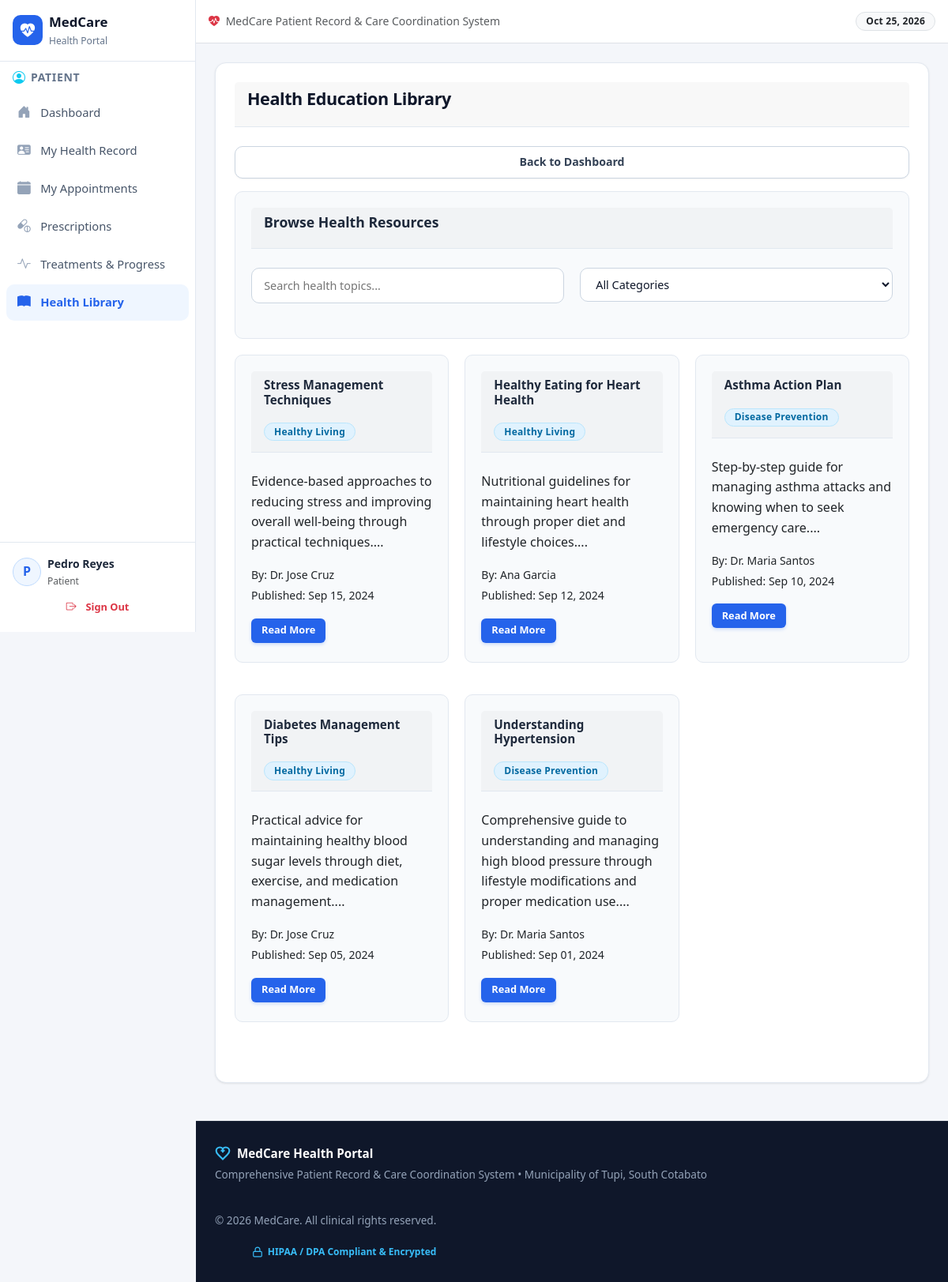
The page /pages/patient/health_education.php (signed in) on the database its author committed.
### tables this page shows
CREATE TABLE IF NOT EXISTS `health_education` (
  `resource_id` int NOT NULL AUTO_INCREMENT,
  `title` varchar(255) NOT NULL,
  `category` varchar(100) NOT NULL,
  `content` text NOT NULL,
  `summary` text,
  `author` varchar(100) DEFAULT NULL,
  `status` enum('draft','published','archived') DEFAULT 'draft',
  `published_date` date DEFAULT NULL,
  `created_by` int NOT NULL,
  `created_at` timestamp NULL DEFAULT CURRENT_TIMESTAMP,
  `updated_at` timestamp NULL DEFAULT CURRENT_TIMESTAMP ON UPDATE CURRENT_TIMESTAMP,
  PRIMARY KEY (`resource_id`),
  KEY `created_by` (`created_by`),
  KEY `idx_category` (`category`),
  KEY `idx_status` (`status`)
);

### includes/auth.php (called while the page is built, shortened)
<?php
function isLoggedIn() {
    return isset($_SESSION['user_id']) && isset($_SESSION['role']);
}
?>

### pages/patient/health_education.php (the view, shortened to what this page needs)
<?php
require_once __DIR__ . '/../../includes/auth.php';
require_once __DIR__ . '/../../includes/header.php';
$database = new Database();
$conn = $database->getConnection();
$search = isset($_GET['search']) ? sanitizeInput($_GET['search']) : '';
$query = "
    SELECT he.*, u.full_name as author_name
    FROM health_education he
    JOIN users u ON he.created_by = u.user_id
    WHERE he.status = 'published'
";
$params = [];
$query .= " ORDER BY he.published_date DESC, he.created_at DESC";
$stmt = $conn->prepare($query);
$stmt->execute($params);
$resources = $stmt->fetchAll();
?>
<div class="card">
    <div class="card-header">
        <h2>Health Education Library</h2>
    </div>
    <div class="card-body">
        <div class="btn-group" style="margin-bottom: 1rem;">
            <a href="<?php echo BASE_URL; ?>/pages/patient/dashboard.php" class="btn btn-secondary">Back to Dashboard</a>
        </div>
        <div class="card">
            <div class="card-header">
                <h3>Browse Health Resources</h3>
            </div>
            <div class="card-body">
                <div class="form-row">
                    <div class="form-group">
                        <form method="GET" action="">
                            <input type="text" name="search" placeholder="Search health topics..." value="<?php echo htmlspecialchars($search); ?>">
                        </form>
                    </div>
                    <div class="form-group">
                        <form method="GET" action="">
                            <select name="category" onchange="this.form.submit()">
                                <option value="">All Categories</option>
                            </select>
                        </form>
                    </div>
                </div>
            </div>
        </div>
        <?php if (empty($resources)): ?>
            <div class="empty-state">
                <p>No health education resources found.</p>
            </div>
        <?php else: ?>
            <div class="dashboard-grid">
                <?php foreach ($resources as $resource): ?>
                    <div class="card">
                        <div class="card-header">
                            <h4><?php echo htmlspecialchars($resource['title'] ?? ''); ?></h4>
                            <span class="badge badge-info"><?php echo htmlspecialchars($resource['category'] ?? ''); ?></span>
                        </div>
                        <div class="card-body">
                            <?php if ($resource['summary']): ?>
                                <p><?php echo htmlspecialchars(substr($resource['summary'], 0, 150)) . '...'; ?></p>
                            <?php else: ?>
                                <p><?php echo htmlspecialchars(substr($resource['content'], 0, 150)) . '...'; ?></p>
                            <?php endif; ?>
                            <div style="margin-top: 1rem;">
                                <small>By: <?php echo htmlspecialchars($resource['author'] ?? $resource['author_name']); ?></small><br>
                                <small>Published: <?php echo $resource['published_date'] ? date('M d, Y', strtotime($resource['published_date'])) : date('M d, Y', strtotime($resource['created_at'])); ?></small>
                            </div>
                            <div style="margin-top: 1rem;">
                                <a href="<?php echo BASE_URL; ?>/pages/patient/view_health_education.php?id=<?php echo $resource['resource_id']; ?>" class="btn btn-primary btn-sm">Read More</a>
                            </div>
                        </div>
                    </div>
                <?php endforeach; ?>
            </div>
        <?php endif; ?>
    </div>
</div>
<?php require_once __DIR__ . '/../../includes/footer.php'; ?>

### includes/header.php (shortened to what this page needs)
<?php
require_once __DIR__ . '/auth.php';
$current_script = basename($_SERVER['PHP_SELF'] ?? '');
$user_role = $_SESSION['role'] ?? '';
$user_name = $_SESSION['full_name'] ?? 'User';
$user_initials = strtoupper(substr($user_name, 0, 1));
?>
<!DOCTYPE html>
<html lang="en">
<head>
    <link rel="stylesheet" href="<?php echo BASE_URL; ?>/assets/vendor/bootstrap/css/bootstrap.min.css">
    <link rel="stylesheet" href="https://cdn.jsdelivr.net/npm/bootstrap-icons@1.11.3/font/bootstrap-icons.min.css">
    <link rel="stylesheet" href="<?php echo BASE_URL; ?>/assets/css/style.css">
</head>
<body>
<?php if (isLoggedIn()): ?>
<div class="d-flex" id="wrapper">
    <nav id="sidebar" class="sidebar d-flex flex-column flex-shrink-0 p-0">
        <a href="<?php echo BASE_URL; ?>" class="sidebar-brand d-flex align-items-center px-3 py-3 text-decoration-none">
            <div class="sidebar-brand-icon me-2">
                <i class="bi bi-heart-pulse-fill"></i>
            </div>
            <div class="sidebar-brand-text">
                <span class="fw-bold">MedCare</span>
                <small class="d-block text-truncate">Health Portal</small>
            </div>
        </a>
        <hr class="sidebar-divider m-0">
        <div class="px-3 py-2">
            <div class="sidebar-role-label">
                <?php if ($user_role === 'doctor'): ?>
                    <i class="bi bi-person-badge-fill text-primary"></i> <span class="text-uppercase small fw-semibold">Physician</span>
                <?php elseif ($user_role === 'staff'): ?>
                    <i class="bi bi-person-workspace text-success"></i> <span class="text-uppercase small fw-semibold">Staff</span>
                <?php else: ?>
                    <i class="bi bi-person-circle text-info"></i> <span class="text-uppercase small fw-semibold">Patient</span>
                <?php endif; ?>
            </div>
        </div>
        <ul class="nav flex-column px-2 flex-grow-1">
            <?php if ($user_role === 'doctor'): ?>
                <li class="nav-item">
                    <a class="nav-link sidebar-link <?php echo in_array($current_script, ['dashboard.php']) ? 'active' : ''; ?>" href="<?php echo BASE_URL; ?>/pages/doctor/dashboard.php">
                        <i class="bi bi-house-door-fill"></i> <span>Dashboard</span>
                    </a>
                </li>
                <li class="nav-item">
                    <a class="nav-link sidebar-link <?php echo in_array($current_script, ['calendar.php','new_appointment.php']) ? 'active' : ''; ?>" href="<?php echo BASE_URL; ?>/pages/doctor/calendar.php">
                        <i class="bi bi-calendar-fill"></i> <span>Calendar</span>
                    </a>
                </li>
                <li class="nav-item">
                    <a class="nav-link sidebar-link <?php echo in_array($current_script, ['patients.php','new_patient.php','view_patient.php','set_priority.php']) ? 'active' : ''; ?>" href="<?php echo BASE_URL; ?>/pages/doctor/patients.php">
                        <i class="bi bi-people-fill"></i> <span>Patients</span>
                    </a>
                </li>
                <li class="nav-item">
                    <a class="nav-link sidebar-link <?php echo in_array($current_script, ['new_consultation.php','consultation_diagnosis.php','view_consultation.php']) ? 'active' : ''; ?>" href="<?php echo BASE_URL; ?>/pages/doctor/new_consultation.php">
                        <i class="bi bi-file-earmark-medical-fill"></i> <span>Consultations</span>
                    </a>
                </li>
                <li class="nav-item">
                    <a class="nav-link sidebar-link <?php echo in_array($current_script, ['prescriptions.php','new_prescription.php','view_prescription.php']) ? 'active' : ''; ?>" href="<?php echo BASE_URL; ?>/pages/doctor/prescriptions.php">
                        <i class="bi bi-capsule-pill"></i> <span>Prescriptions</span>
                    </a>
                </li>
                <li class="nav-item">
                    <a class="nav-link sidebar-link <?php echo in_array($current_script, ['treatment_progress_list.php','treatment_progress.php']) ? 'active' : ''; ?>" href="<?php echo BASE_URL; ?>/pages/doctor/treatment_progress_list.php">
                        <i class="bi bi-activity"></i> <span>Treatment Progress</span>
                    </a>
                </li>
                <li class="nav-item">
                    <a class="nav-link sidebar-link <?php echo in_array($current_script, ['communication.php']) ? 'active' : ''; ?>" href="<?php echo BASE_URL; ?>/pages/doctor/communication.php">
                        <i class="bi bi-chat-dots-fill"></i> <span>Team Messages</span>
                    </a>
                </li>
            <?php elseif ($user_role === 'patient'): ?>
                <li class="nav-item">
                    <a class="nav-link sidebar-link <?php echo in_array($current_script, ['dashboard.php']) ? 'active' : ''; ?>" href="<?php echo BASE_URL; ?>/pages/patient/dashboard.php">
                        <i class="bi bi-house-door-fill"></i> <span>Dashboard</span>
                    </a>
                </li>
                <li class="nav-item">
                    <a class="nav-link sidebar-link <?php echo in_array($current_script, ['my_info.php']) ? 'active' : ''; ?>" href="<?php echo BASE_URL; ?>/pages/patient/my_info.php">
                        <i class="bi bi-person-vcard-fill"></i> <span>My Health Record</span>
                    </a>
                </li>
                <li class="nav-item">
                    <a class="nav-link sidebar-link <?php echo in_array($current_script, ['appointments.php']) ? 'active' : ''; ?>" href="<?php echo BASE_URL; ?>/pages/patient/appointments.php">
                        <i class="bi bi-calendar-fill"></i> <span>My Appointments</span>
                    </a>
                </li>
                <li class="nav-item">
                    <a class="nav-link sidebar-link <?php echo in_array($current_script, ['prescriptions.php','view_prescription.php']) ? 'active' : ''; ?>" href="<?php echo BASE_URL; ?>/pages/patient/prescriptions.php">
                        <i class="bi bi-capsule-pill"></i> <span>Prescriptions</span>
                    </a>
                </li>
                <li class="nav-item">
                    <a class="nav-link sidebar-link <?php echo in_array($current_script, ['my_treatments.php']) ? 'active' : ''; ?>" href="<?php echo BASE_URL; ?>/pages/patient/my_treatments.php">
                        <i class="bi bi-activity"></i> <span>Treatments &amp; Progress</span>
                    </a>
                </li>
                <li class="nav-item">
                    <a class="nav-link sidebar-link <?php echo in_array($current_script, ['health_education.php','view_health_education.php']) ? 'active' : ''; ?>" href="<?php echo BASE_URL; ?>/pages/patient/health_education.php">
                        <i class="bi bi-book-fill"></i> <span>Health Library</span>
                    </a>
                </li>
            <?php endif; ?>
        </ul>
        <hr class="sidebar-divider m-0">
        <div class="sidebar-footer px-3 py-3">
            <div class="d-flex align-items-center gap-2 mb-2">
                <div class="sidebar-avatar"><?php echo $user_initials; ?></div>
                <div class="overflow-hidden">
                    <div class="fw-semibold text-truncate small"><?php echo htmlspecialchars($user_name); ?></div>
                    <div class="text-xs text-muted"><?php echo ucfirst($user_role); ?></div>
                </div>
            </div>
            <a href="<?php echo BASE_URL; ?>/pages/auth/logout.php" class="btn btn-outline-danger btn-sm w-100">
                <i class="bi bi-box-arrow-right me-1"></i> Sign Out
            </a>
        </div>
    </nav>
    <div id="page-content-wrapper" class="flex-grow-1 d-flex flex-column min-vh-100">
        <nav class="top-navbar navbar navbar-expand-lg border-bottom px-3 py-2">
            <span class="navbar-text text-muted small">
                <i class="bi bi-heart-pulse-fill text-danger me-1"></i>
                MedCare Patient Record &amp; Care Coordination System
            </span>
            <div class="ms-auto d-flex align-items-center gap-2">
                <span class="badge bg-light text-dark border"><?php echo date('M d, Y'); ?></span>
            </div>
        </nav>
        <main class="main-content flex-grow-1 p-3 p-md-4">
<?php else: ?>
<div id="auth-wrapper">
<main class="main-content">
<?php endif; ?>

### includes/footer.php (shortened to what this page needs)
    </main>
    <footer class="main-footer">
        <div class="footer-container">
            <div class="footer-left">
                <div class="footer-brand">
                    <svg viewBox="0 0 24 24" fill="none" stroke="currentColor" stroke-width="2.5" width="20" height="20">
                        <path d="M19 14c1.49-1.46 3-3.21 3-5.5A5.5 5.5 0 0 0 16.5 3c-1.76 0-3 .5-4.5 2-1.5-1.5-2.74-2-4.5-2A5.5 5.5 0 0 0 2 8.5c0 2.3 1.5 4.05 3 5.5l7 7Z"/>
                        <path d="M12 5v6"/>
                        <path d="M9 8h6"/>
                    </svg>
                    <strong>MedCare Health Portal</strong>
                </div>
                <p>Comprehensive Patient Record & Care Coordination System &bull; Municipality of Tupi, South Cotabato</p>
            </div>
            <div class="footer-right">
                <p>&copy; <?php echo date('Y'); ?> MedCare. All clinical rights reserved.</p>
                <span class="footer-secure-tag">
                    <svg viewBox="0 0 24 24" fill="none" stroke="currentColor" stroke-width="2" width="14" height="14"><rect x="3" y="11" width="18" height="11" rx="2" ry="2"/><path d="M7 11V7a5 5 0 0 1 10 0v4"/></svg>
                    HIPAA / DPA Compliant & Encrypted
                </span>
            </div>
        </div>
    </footer>
<?php if (function_exists('isLoggedIn') && isLoggedIn()): ?>
    </div>
</div>
<?php else: ?>
</div>
<?php endif; ?>
</body>
</html>

### rows shown on the page
health_education: title "Stress Management Techniques", category "Healthy Living", summary "Evidence-based approaches to reducing stress and improving overall well-being through practical techniques.", author "Dr. Jose Cruz", published_date "Sep 15, 2024"
health_education: title "Healthy Eating for Heart Health", category "Healthy Living", summary "Nutritional guidelines for maintaining heart health through proper diet and lifestyle choices.", author "Ana Garcia", published_date "Sep 12, 2024"
health_education: title "Asthma Action Plan", category "Disease Prevention", summary "Step-by-step guide for managing asthma attacks and knowing when to seek emergency care.", author "Dr. Maria Santos", published_date "Sep 10, 2024"
health_education: title "Diabetes Management Tips", category "Healthy Living", summary "Practical advice for maintaining healthy blood sugar levels through diet, exercise, and medication management.", author "Dr. Jose Cruz", published_date "Sep 05, 2024"
health_education: title "Understanding Hypertension", category "Disease Prevention", summary "Comprehensive guide to understanding and managing high blood pressure through lifestyle modifications and proper medication use.", author "Dr. Maria Santos", published_date "Sep 01, 2024"

### other values the page prints
$user_initials "P"
$user_name "Pedro Reyes"
$user_role "Patient"
